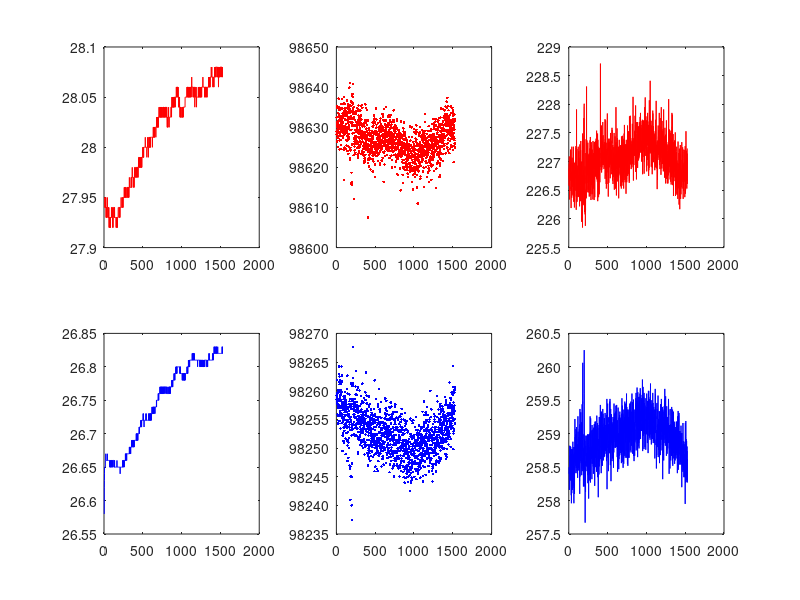

MATLAB code for this plot:
clc
clear
[o, ErrM] = fopen ('abc1.txt', 'r');
if(o == -1)
    warning(ErrM); 
    return;
end;
a = fscanf(o,'%f %f %f %f\n',[4, Inf])'
b=[a(:,1),a(:,2),a(:,3),a(:,4)]
fclose(o);

[o, ErrM] = fopen ('abc2.txt', 'r');
if(o == -1)
    warning(ErrM); 
    return;
end;
a = fscanf(o,'%f %f %f %f\n',[4, Inf])'
c=[a(:,1),a(:,2),a(:,3),a(:,4)]
fclose(o);



x=b(:,4);
y1=b(:,1);
y2=b(:,2);
y3=b(:,3);
x1=c(:,4);
y11=c(:,1);
y21=c(:,2);
y31=c(:,3);

subplot(1,3,1);
plot(x,y1,'r-',x1,y11,'b-')
subplot(1,3,2);
plot(x,y2,'r.',x1,y21,'b.')
subplot(1,3,3);
plot(x,y3,'r.',x1,y31,'b.')

%%
subplot(2,3,1);
plot(x,y1,'r-')
subplot(2,3,2);
plot(x,y2,'r.')
subplot(2,3,3);
plot(x,y3,'r-')
subplot(2,3,4);
plot(x1,y11,'b-')
subplot(2,3,5);
plot(x1,y21,'b.')
subplot(2,3,6);
plot(x1,y31,'b-')
